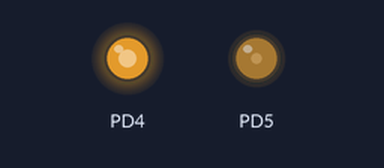
The program below on a simulated ATmega32, built with avr-gcc and emulated at 8 MHz. Parts: output pins drawn as LEDs (lit = HIGH). At 0.0 s the program stops and its outputs stay as they are.

Above: at 0.1 s.
Timing chart, 0 to 1.5 s (numbered marks = the images above):
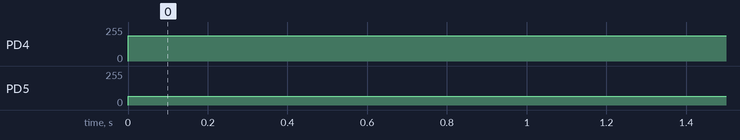

Measured:
- by itself, PD4: 0/255 → 191/255 at 0.00 s
- by itself, PD5: 0/255 → 64/255 at 0.00 s

The program:

main.c
```c
#include <avr/io.h>
#include <avr/interrupt.h>

#include "../01-LIB/STD_TYPES.h"
#include "../01-LIB/BIT_MATH.h"

#include "../02-MCAL/04-TIMERS/02-TIMER1/TIMER1.h"
#include "../02-MCAL/01-DIO/DIO.h"


void ToggleLED(void);

void main(void)
{

	Timer1_voidSetICR1Value(19999);
	Timer1_voidSetOCR1AValue(4999);
	Timer1_voidSetOCR1BValue(4999);

	DIO_voidSetPinDirection(DIO_PORTD, DIO_PIN4, DIO_OUTPUT);
	DIO_voidSetPinDirection(DIO_PORTD, DIO_PIN5, DIO_OUTPUT);

	Timer1_voidInit(TIMER1_FAST_MODE_TOP_ICR1, TIMER1_SCALER_8, TIMER1_OC1A_NON_INVERTING, TIMER1_OC1B_INVERTING);

	while(1);

}


void ToggleLED(void)
{
	static u8 Local_u8Counter = 0;

	Local_u8Counter++;

	if(Local_u8Counter == 20)
	{
		DIO_voidTogglePin(DIO_PORTA, DIO_PIN0);
		Local_u8Counter = 0;
	}
}
```

BIT_MATH.h
```c
#ifndef BIT_MATH_H
#define BIT_MATH_H

#define SET_BIT(reg,bit) reg=reg|(1<<bit)
#define CLR_BIT(reg,bit) reg=reg&(~(1<<bit))
#define GET_BIT(reg,bit) (reg>>bit)&1
#define TOGGLE_BIT(reg,bit) reg=reg^(1<<bit)

#define CLR_BITS_IN_REG(REG, MASK)      (REG = (REG & (~MASK)))
#define SET_BITS_IN_REG(REG, MASK)      (REG = (REG | MASK))

#endif
```

STD_TYPES.h
```c
#ifndef STD_TYPES_H
#define STD_TYPES_H

typedef signed char s8 ;
typedef unsigned char u8 ;
typedef signed short int s16 ;
typedef unsigned short int u16 ;
typedef signed long int s32 ;
typedef unsigned long int u32 ;
typedef signed long long int s64 ;
typedef unsigned long long int u64 ;
typedef float f32 ;
typedef double f64 ;
typedef long double f128;


#endif
```

DIO.c
```c
/*******************************************************************************************/
/**************		Author 	: Ahmed Amr					************************************/
/**************		SWC 	: DIO						************************************/
/**************		Version : Version 1					************************************/
/**************		Date 	: Thursday, August 17, 2023	************************************/
/*******************************************************************************************/

#include <avr/io.h>

#include "../../01-LIB/STD_TYPES.h"
#include "../../01-LIB/BIT_MATH.h"

#include "DIO.h"

void DIO_voidSetPinDirection (u8 Copy_u8Port , u8 Copy_u8Pin  , u8 Copy_u8Direction)
{
	if (Copy_u8Direction == DIO_OUTPUT)
	{
		switch (Copy_u8Port)
		{
			case DIO_PORTA : SET_BIT(DDRA , Copy_u8Pin); break ;
			case DIO_PORTB : SET_BIT(DDRB , Copy_u8Pin); break ;
			case DIO_PORTC : SET_BIT(DDRC , Copy_u8Pin); break ;
			case DIO_PORTD : SET_BIT(DDRD , Copy_u8Pin); break ;
		}
	}
	else if (Copy_u8Direction == DIO_INPUT)
	{
		switch (Copy_u8Port)
		{
			case DIO_PORTA : CLR_BIT(DDRA , Copy_u8Pin); break ;
			case DIO_PORTB : CLR_BIT(DDRB , Copy_u8Pin); break ;
			case DIO_PORTC : CLR_BIT(DDRC , Copy_u8Pin); break ;
			case DIO_PORTD : CLR_BIT(DDRD , Copy_u8Pin); break ;
		}
	}

}

void DIO_voidSetPinValue (u8 Copy_u8Port , u8 Copy_u8Pin  , u8 Copy_u8State)
{
	if (Copy_u8State == DIO_HIGH)
	{
		switch (Copy_u8Port)
		{
			case DIO_PORTA : SET_BIT(PORTA , Copy_u8Pin); break ;
			case DIO_PORTB : SET_BIT(PORTB , Copy_u8Pin); break ;
			case DIO_PORTC : SET_BIT(PORTC , Copy_u8Pin); break ;
			case DIO_PORTD : SET_BIT(PORTD , Copy_u8Pin); break ;
		}
	}
	else if (Copy_u8State == DIO_LOW)
	{
		switch (Copy_u8Port)
		{
			case DIO_PORTA : CLR_BIT(PORTA , Copy_u8Pin); break ;
			case DIO_PORTB : CLR_BIT(PORTB , Copy_u8Pin); break ;
			case DIO_PORTC : CLR_BIT(PORTC , Copy_u8Pin); break ;
			case DIO_PORTD : CLR_BIT(PORTD , Copy_u8Pin); break ;
		}
	}
}

u8 	 DIO_u8GetPinValue (u8 Copy_u8Port , u8 Copy_u8Pin)
{
	switch(Copy_u8Port)
	{
		case DIO_PORTA : return GET_BIT(PINA , Copy_u8Pin);
		case DIO_PORTB : return GET_BIT(PINB , Copy_u8Pin);
		case DIO_PORTC : return GET_BIT(PINC , Copy_u8Pin);
		case DIO_PORTD : return GET_BIT(PIND , Copy_u8Pin);
	}
}

void DIO_voidTogglePin 	 (u8 Copy_u8Port , u8 Copy_u8Pin)
{
	switch(Copy_u8Port)
	{
		case DIO_PORTA : TOGGLE_BIT(PORTA , Copy_u8Pin); break ;
		case DIO_PORTB : TOGGLE_BIT(PORTB , Copy_u8Pin); break ;
		case DIO_PORTC : TOGGLE_BIT(PORTC , Copy_u8Pin); break ;
		case DIO_PORTD : TOGGLE_BIT(PORTD , Copy_u8Pin); break ;
	}
}

void DIO_voidSetPortDirection (u8 Copy_u8Port , u8 Copy_u8Direction)
{
	switch(Copy_u8Port)
	{
		case DIO_PORTA : DDRA = Copy_u8Direction ; break ;
	    case DIO_PORTB : DDRB = Copy_u8Direction ; break ;
        case DIO_PORTC : DDRC = Copy_u8Direction ; break ;
        case DIO_PORTD : DDRD = Copy_u8Direction ; break ;
	}
}
void DIO_voidSetPortValue (u8 Copy_u8Port , u8 Copy_u8Value)
{
	switch(Copy_u8Port)
		{
			case DIO_PORTA : PORTA = Copy_u8Value ; break ;
			case DIO_PORTB : PORTB = Copy_u8Value ; break ;
			case DIO_PORTC : PORTC = Copy_u8Value ; break ;
			case DIO_PORTD : PORTD = Copy_u8Value ; break ;
		}
}

u8   DIO_u8GetPortValue (u8 Copy_u8Port)
{
	switch(Copy_u8Port)
		{
			case DIO_PORTA : return PINA ;
			case DIO_PORTB : return PINB ;
			case DIO_PORTC : return PINC ;
			case DIO_PORTD : return PIND ;
		}
}
```

DIO.h
```c
/*******************************************************************************************/
/**************		Author 	: Ahmed Amr					************************************/
/**************		SWC 	: DIO						************************************/
/**************		Version : Version 1					************************************/
/**************		Date 	: Thursday, August 17, 2023	************************************/
/*******************************************************************************************/

#define		DIO_PORTA	0
#define		DIO_PORTB	1
#define		DIO_PORTC	2
#define		DIO_PORTD	3

#define		DIO_HIGH	1
#define		DIO_LOW		0

#define		DIO_OUTPUT	1
#define		DIO_INPUT	0

#define		DIO_PIN0	0
#define		DIO_PIN1	1
#define		DIO_PIN2	2
#define		DIO_PIN3	3
#define		DIO_PIN4	4
#define		DIO_PIN5	5
#define		DIO_PIN6	6
#define		DIO_PIN7	7

void DIO_voidSetPinDirection (u8 Copy_u8Port , u8 Copy_u8Pin  , u8 Copy_u8Direction);

void DIO_voidSetPinValue (u8 Copy_u8Port , u8 Copy_u8Pin  , u8 Copy_u8State);

u8 	 DIO_u8GetPinValue (u8 Copy_u8Port , u8 Copy_u8Pin);

void DIO_voidTogglePin 	 (u8 Copy_u8Port , u8 Copy_u8Pin);

void DIO_voidSetPortDirection (u8 Copy_u8Port , u8 Copy_u8Direction);

void DIO_voidSetPortValue (u8 Copy_u8Port , u8 Copy_u8Value);

u8   DIO_u8GetPortValue (u8 Copy_u8Port);
```

TIMER1.c
```c
/*******************************************************************************************/
/**************		Author 	: Ahmed Amr					************************************/
/**************		SWC 	: TIMER1					************************************/
/**************		Version : Version 1					************************************/
/**************		Date 	: Tue, August 29, 2023	************************************/
/*******************************************************************************************/

#include <avr/io.h>
#include <avr/interrupt.h>

#include "../../../01-LIB/STD_TYPES.h"
#include "../../../01-LIB/BIT_MATH.h"

#include "TIMER1.h"


static void (*Timer_ptrFunc[4])(void) = {NULL};


void Timer1_voidInit(u8 Copy_u8Mode, u8 Copy_u8Scaler, u8 Copy_u8OC1A, u8 Copy_u8OC1B)
{
    //Select Timer1 Mode
    switch (Copy_u8Mode)
    {
    case TIMER1_NORMAL_MODE:
        CLR_BIT(TCCR1A, WGM10);
        CLR_BIT(TCCR1A, WGM11);
        CLR_BIT(TCCR1B, WGM12);
        CLR_BIT(TCCR1B, WGM13);
        break;
    case TIMER1_CTC_MODE_TOP_OCR1A:
        CLR_BIT(TCCR1A, WGM10);
        CLR_BIT(TCCR1A, WGM11);
        SET_BIT(TCCR1B, WGM12);
        CLR_BIT(TCCR1B, WGM13);
        break;
    case TIMER1_PHASE_CORRECT_MODE_TOP_OCR1A:
        SET_BIT(TCCR1A, WGM10);
        SET_BIT(TCCR1A, WGM11);
        CLR_BIT(TCCR1B, WGM12);
        SET_BIT(TCCR1B, WGM13);
        break;
    case TIMER1_FAST_MODE_TOP_ICR1:
        CLR_BIT(TCCR1A, WGM10);
        SET_BIT(TCCR1A, WGM11);
        SET_BIT(TCCR1B, WGM12);
        SET_BIT(TCCR1B, WGM13);
        break;
    case TIMER1_FAST_MODE_TOP_OCR1A:
        SET_BIT(TCCR1A, WGM10);
        SET_BIT(TCCR1A, WGM11);
        SET_BIT(TCCR1B, WGM12);
        SET_BIT(TCCR1B, WGM13);
        break;

    default:
        break;
    }


    //Config Action OC1A PIN
    CLR_BITS_IN_REG(TCCR1A, OC1A_CLR_MASK);
    SET_BITS_IN_REG(TCCR1A, Copy_u8OC1A);

    //Config Action OC1B PIN
    CLR_BITS_IN_REG(TCCR1A, OC1B_CLR_MASK);
    SET_BITS_IN_REG(TCCR1A, Copy_u8OC1B);

    //Select Clock Source
    //Clear CS12:10
    CLR_BITS_IN_REG(TCCR1B, CLK_SRC_CLR_MASK);
    //Set Clock source
    SET_BITS_IN_REG(TCCR1B, Copy_u8Scaler);

}

void Timer1_voidSetPreloadValue(u16 Copy_u16Value)
{
    TCNT1 = Copy_u16Value;
}

u16  Timer1_voidReadValue(void)
{
    return TCNT1;
}

void Timer1_voidSetOCR1AValue(u16 Copy_u16Value)
{
    OCR1A = Copy_u16Value;
}

void Timer1_voidSetOCR1BValue(u16 Copy_u16Value)
{
    OCR1B = Copy_u16Value;
}

void Timer1_voidSetICR1Value(u16 Copy_u16Value)
{
    ICR1 = Copy_u16Value;
}

void Timer1_voidOVFInterruptEnable(void)
{
    SET_BIT(TIMSK, TOIE1);
}

void Timer1_voidOVFInterruptDisable(void)
{
    CLR_BIT(TIMSK, TOIE1);
}

void Timer1_voidOC1AInterruptEnable(void)
{
    SET_BIT(TIMSK, OCIE1A);
}

void Timer1_voidOC1AInterruptDisable(void)
{
    CLR_BIT(TIMSK, OCIE1A);
}

void Timer1_voidOC1BInterruptEnable(void)
{
    SET_BIT(TIMSK, OCIE1B);
}

void Timer1_voidOC1BInterruptDisable(void)
{
    CLR_BIT(TIMSK, OCIE1B);
}


void Timer1_voidOVFSetCallBack(void (*Copy_pfNotification)(void))
{
    Timer_ptrFunc[0] = Copy_pfNotification;
}

void Timer1_voidOC1ASetCallBack(void (*Copy_pfNotification)(void))
{
    Timer_ptrFunc[1] = Copy_pfNotification;
}

void Timer1_voidOC1BSetCallBack(void (*Copy_pfNotification)(void))
{
    Timer_ptrFunc[2] = Copy_pfNotification;
}

ISR(TIMER1_OVF_vect)
{
    if(Timer_ptrFunc[0] != NULL)
    {
        Timer_ptrFunc[0]();
    }
}

ISR(TIMER1_COMPA_vect)
{
    if(Timer_ptrFunc[1] != NULL)
    {
        Timer_ptrFunc[1]();
    }
}

ISR(TIMER1_COMPB_vect)
{
    if(Timer_ptrFunc[2] != NULL)
    {
        Timer_ptrFunc[2]();
    }
}
```

TIMER1.h
```c
/*******************************************************************************************/
/**************		Author 	: Ahmed Amr					************************************/
/**************		SWC 	: TIMER1					************************************/
/**************		Version : Version 1					************************************/
/**************		Date 	: Tue, August 29, 2023	************************************/
/*******************************************************************************************/

#ifndef		TIMER1_H
#define 	TIMER1_H

#define NULL		((void*)0)

//Timer1 Modes
#define     TIMER1_NORMAL_MODE                          0
#define     TIMER1_CTC_MODE_TOP_OCR1A                   4
#define     TIMER1_PHASE_CORRECT_MODE_TOP_OCR1A         11
#define     TIMER1_FAST_MODE_TOP_ICR1                   14
#define     TIMER1_FAST_MODE_TOP_OCR1A                  15

//Timer1 Clock Sources
#define     CLK_SRC_CLR_MASK                            0x07
#define     TIMER1_STOP                                 0 //0b0000 0000
#define     TIMER1_NO_SCALER                            1 //0b0000 0001
#define     TIMER1_SCALER_8                             2 //0b0000 0010
#define     TIMER1_SCALER_64                            3
#define     TIMER1_SCALER_256                           4
#define     TIMER1_SCALER_1024                          5
#define     TIMER1_EXTERNAL_FALLING                     6
#define     TIMER1_EXTERNAL_RISING                      7

//Timer1 OC1A Pin
#define     OC1A_CLR_MASK                               0xC0 // 0b1100 0000
#define     TIMER1_OC1A_DISCONNECTED                    0x00 // 0b0000 0000
#define     TIMER1_OC1A_TOGGLE                          0x40 // 0b0100 0000
#define     TIMER1_OC1A_NON_INVERTING                   0x80 // 0b1000 0000
#define     TIMER1_OC1A_INVERTING                       0xC0 // 0b1100 0000
//Timer1 OC1B Pin
#define     OC1B_CLR_MASK                               0x30 // 0b0011 0000
#define     TIMER1_OC1B_DISCONNECTED                    0x00 // 0b0000 0000
#define     TIMER1_OC1B_TOGGLE                          0x10 // 0b0001 0000
#define     TIMER1_OC1B_NON_INVERTING                   0x20 // 0b0010 0000
#define     TIMER1_OC1B_INVERTING                       0x30 // 0b0011 0000


void Timer1_voidInit(u8 Copy_u8Mode, u8 Copy_u8Scaler, u8 Copy_u8OC1A, u8 Copy_u8OC1B);
void Timer1_voidSetPreloadValue(u16 Copy_u16Value);
u16  Timer1_u16ReadValue(void);
void Timer1_voidSetOCR1AValue(u16 Copy_u16Value);
void Timer1_voidSetOCR1BValue(u16 Copy_u16Value);
void Timer1_voidSetICR1Value(u16 Copy_u16Value);
void Timer1_voidOVFInterruptEnable(void);
void Timer1_voidOVFInterruptDisable(void);
void Timer1_voidOC1AInterruptEnable(void);
void Timer1_voidOC1AInterruptDisable(void);
void Timer1_voidOC1BInterruptEnable(void);
void Timer1_voidOC1BInterruptDisable(void);

//SetCallback Functions
void Timer1_voidOVFSetCallBack(void (*Copy_pfNotification)(void));
void Timer1_voidOC1ASetCallBack(void (*Copy_pfNotification)(void));
void Timer1_voidOC1BSetCallBack(void (*Copy_pfNotification)(void));

#endif
```
